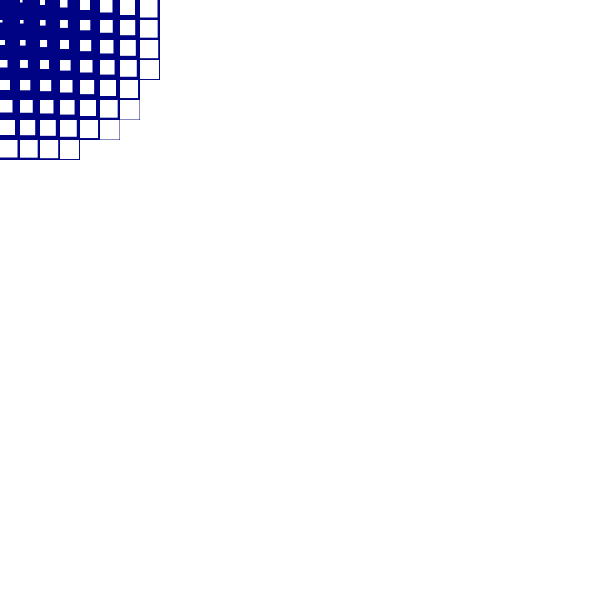
Frame 1 (no input)
Frame 60 (the mouse pressed at the canvas centre just before this capture): identical to frame 1, image omitted
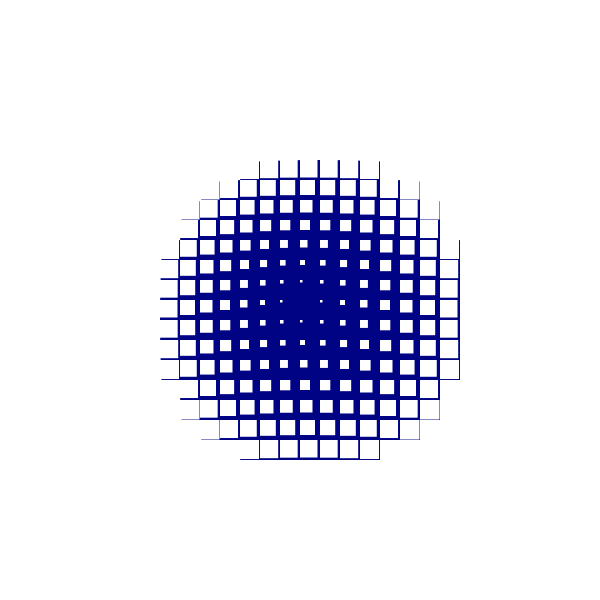
Frame 120 (the mouse held since frame 60 and released just before this capture)

The Processing sketch that drew these frames (run headless with seeded random() and noise(); from frame 60 on, the mouse is pressed at the canvas centre):

// Processing sketch: processing_164009
// ── processing_164009.pde

void setup (){
  size (600,600);
}
void draw (){
  background (900);
  for (int x=0; x<width; x+=20){
    for (int y =0; y<width; y+=20){
      float d= dist (mouseX, mouseY, x, y);
      d=d/8;
      noStroke ();
      rect (x,y,d,d);
      
    }
  }
}
